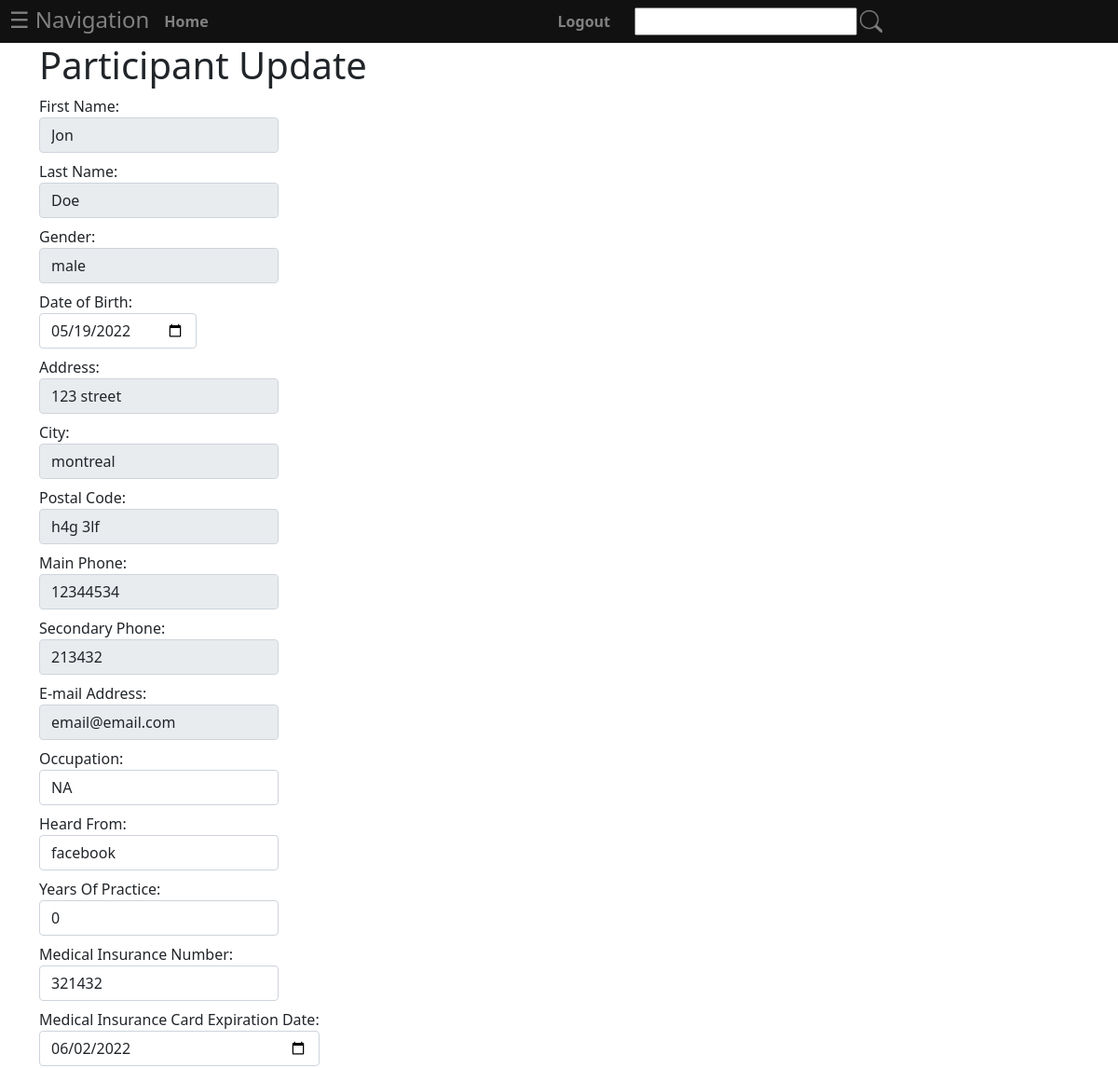
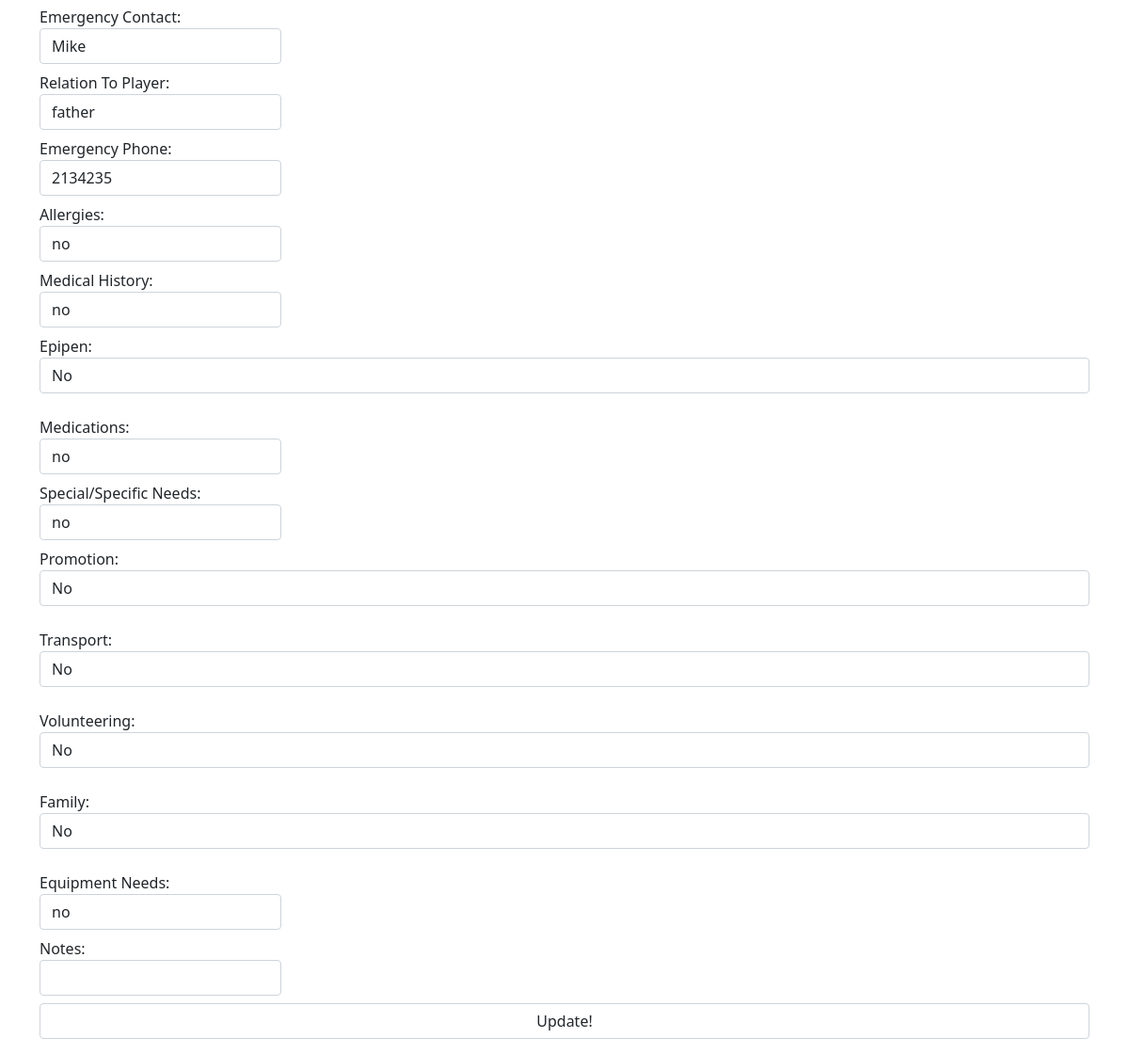
Screenshot of /Participant/update/4 with the database file from the repository (2 pictures, top to bottom).
### tables this page shows
CREATE TABLE `participant` (
  `participant_id` int(11) NOT NULL,
  `customer_id` int(11) NOT NULL,
  `first_name` varchar(25) NOT NULL,
  `last_name` varchar(25) NOT NULL,
  `gender` varchar(25) NOT NULL,
  `dob` date NOT NULL,
  `address` varchar(25) NOT NULL,
  `city` varchar(25) NOT NULL,
  `postal_code` varchar(25) NOT NULL,
  `main_phone` varchar(25) NOT NULL,
  `secondary_phone` varchar(25) NOT NULL,
  `email` varchar(25) NOT NULL,
  `occupation` varchar(25) NOT NULL,
  `heard_from` varchar(25) NOT NULL,
  `years_of_practice` int(11) NOT NULL,
  `medical_insurance_number` varchar(25) NOT NULL,
  `exp_date` date NOT NULL,
  `emer_contact` varchar(25) NOT NULL,
  `relation_to_player` varchar(25) NOT NULL,
  `emer_phone` varchar(25) NOT NULL,
  `allergies` varchar(25) NOT NULL,
  `med_history` varchar(25) NOT NULL,
  `epipen` tinyint(1) NOT NULL,
  `meds` varchar(25) NOT NULL,
  `spec_needs` varchar(25) NOT NULL,
  `promotion` tinyint(1) NOT NULL,
  `transport` tinyint(1) NOT NULL,
  `volunteer` tinyint(1) NOT NULL,
  `family` tinyint(1) NOT NULL,
  `equip_needs` varchar(25) NOT NULL,
  `notes` text NOT NULL
);

### app/core/App.php (called while the page is built, shortened)
<?php
	class App{
		private $method = 'index';
		public function __construct(){
			$url = self::parseUrl();
			if(isset($url[0])){
				unset($url[0]);
			}
			$this->controller = new $this->controller;
			if(isset($url[1])){
				if(method_exists($this->controller, $url[1])){
					$this->method = $url[1];
				}
				unset($url[1]);
			}
			$this->params = $url ? array_values($url) : [];
			call_user_func_array([$this->controller, $this->method], $this->params);
		}
		private static function parseUrl(){
			if(isset($_GET['url'])){
				return explode('/',
					filter_var(
						rtrim($_GET['url'], '/'),
						FILTER_SANITIZE_URL)
				);
			}
		}
	}

### index.php (called while the page is built, shortened)
<?php
	new \app\core\App();

### app/models/Participant.php (called while the page is built, shortened)
<?php
class Participant extends \app\core\Model{
	function get($participant_id) {
		$SQL = 'SELECT * FROM participant WHERE participant_id = :participant_id';
		$STMT = self::$_connection->prepare($SQL);
		$STMT->execute(['participant_id'=>$participant_id]);
		$STMT->setFetchMode(\PDO::FETCH_CLASS, "app\models\Participant");
		return $STMT->fetch();
	}
}

### app/core/DBConnection.php (called while the page is built, shortened)
<?php
class DBConnection{
	static $connection = null;
	private function __construct(){
		if(self::$connection == null){
			$host = 'localhost';
			$DBname = 'sysdevproject';
			$user = 'root';
			$password = '';
			self::$connection = new \PDO("mysql:host=$host;dbname=$DBname", $user, $password);
		}
}
	public static function getInstance(){
		return self::$connection;
	}
}

### app/views/Participant/update.php (the view, shortened to what this page needs)
<html>
<head>
<link href="https://cdn.jsdelivr.net/npm/bootstrap@5.1.3/dist/css/bootstrap.min.css" rel="stylesheet">
</head>
<body>
	<div class='container'>
	<h1>Participant Update</h1>
		<form method='post' action='' enctype='multipart/form-data'>
			<label class='form-label'>First Name:<input type='text' name='first_name' value='<?=$data->first_name ?>' class='form-control' readonly/></label><br>
			<label class='form-label'>Last Name:<input type='text' name='last_name' value= '<?= $data->last_name ?>' class='form-control' readonly/></label><br>
			<label class='form-label'>Gender:<input type='text' name='gender' value= '<?= $data->gender ?>' class='form-control' readonly/></label><br>
            <label class='form-label'>Date of Birth:<input type='date' name='gender' value= '<?= $data->dob ?>' class='form-control' /></label><br>
			<label class='form-label'>Address:<input type='text' name='address' value= '<?= $data->address ?>' class='form-control' readonly/></label><br>
			<label class='form-label'>City:<input type='text' name='city' value= '<?= $data->city ?>' class='form-control' readonly/></label><br>
			<label class='form-label'>Postal Code:<input type='text' name='postal_code' value= '<?= $data->postal_code ?>' class='form-control' readonly/></label><br>
			<label class='form-label'>Main Phone:<input type='text' name='main_phone' value= '<?= $data->main_phone ?>' class='form-control' readonly/></label><br>
			<label class='form-label'>Secondary Phone:<input type='text' name='secondary_phone' value= '<?= $data->secondary_phone ?>' class='form-control' readonly/></label><br>
			<label class='form-label'>E-mail Address:<input type='text' name='email' value= '<?= $data->email ?>' class='form-control' readonly/></label><br>
            <label class='form-label'>Occupation:<input type='text' name='occupation' value= '<?= $data->occupation ?>' class='form-control' /></label><br>
			<label class='form-label'>Heard From:<input type='text' name='heard_from' value= '<?= $data->heard_from ?>' class='form-control' /></label><br>
			<label class='form-label'>Years Of Practice:<input type='number' name='years_of_practice' value= '<?= $data->years_of_practice ?>' class='form-control' /></label><br>
			<label class='form-label'>Medical Insurance Number:<input type='text' name='medical_insurance_number' value= '<?= $data->medical_insurance_number ?>' class='form-control' /></label><br>
			<label class='form-label'>Medical Insurance Card Expiration Date:<input type='date' name='exp_date' value= '<?= $data->exp_date ?>' class='form-control' /></label><br>
			<label class='form-label'>Emergency Contact:<input type='text' name='emer_contact' value= '<?= $data->emer_contact ?>' class='form-control' /></label><br>
			<label class='form-label'>Relation To Player:<input type='text' name='relation_to_player' value= '<?= $data->relation_to_player ?>' class='form-control' /></label><br>
            <label class='form-label'>Emergency Phone:<input type='text' name='emer_phone' value= '<?= $data->emer_phone ?>' class='form-control' /></label><br>
			<label class='form-label'>Allergies:<input type='text' name='allergies' value= '<?= $data->allergies ?>' class='form-control' /></label><br>
			<label class='form-label'>Medical History:<input type='text' name='med_history' value= '<?= $data->med_history ?>' class='form-control' /></label><br>
            <label for="epipen">Epipen:</label><select class="form-control" id="epipen" name="epipen" value= '<?= $data->epipen ?>'><option value="0">No</option><option value="1">Yes</option></select><br>
			<label class='form-label'>Medications:<input type='text' name='meds' value= '<?= $data->meds ?>' class='form-control' /></label><br>
			<label class='form-label'>Special/Specific Needs:<input type='text' name='spec_needs' value= '<?= $data->spec_needs ?>' class='form-control' /></label><br>
            <label for="promotion">Promotion:</label><select class="form-control" id="promotion" name="promotion" value= '<?= $data->promotion ?>'><option value="0">No</option><option value="1">Yes</option></select><br>
			<label for="transport">Transport:</label><select class="form-control" id="transport" name="transport" value= '<?= $data->transport ?>'><option value="0">No</option><option value="1">Yes</option></select><br>
			<label for="volunteer">Volunteering:</label><select class="form-control" id="volunteer" name="volunteer" value= '<?= $data->volunteer ?>'><option value="0">No</option><option value="1">Yes</option></select><br>
			<label for="family">Family:</label><select class="form-control" id="family" name="family" value= '<?= $data->family ?>'><option value="0">No</option><option value="1">Yes</option></select><br>
            <label class='form-label'>Equipment Needs:<input type='text' name='equip_needs' value= '<?= $data->equip_needs ?>' class='form-control' /></label><br>
            <label class='form-label'>Notes:<input type='text' name='notes' value= '<?= $data->notes ?>' class='form-control' /></label><br>
			<input type="submit" name='action' value='Update!' class='form-control' />
		</form>
	</div>
</body>
</html>

### rows the page displays
participant: first_name "Jon", last_name "Doe", gender "male", gender "05/19/2022", address "123 street", city "montreal", postal_code "h4g 3lf", main_phone "12344534", secondary_phone "213432", email "email@email.com", occupation "NA", heard_from "facebook", years_of_practice "0", medical_insurance_number "321432", exp_date "06/02/2022", emer_contact "Mike", relation_to_player "father", emer_phone "2134235", allergies "no", med_history "no", epipen "No", meds "no", spec_needs "no", promotion "No", transport "No", volunteer "No", family "No", equip_needs "no"
